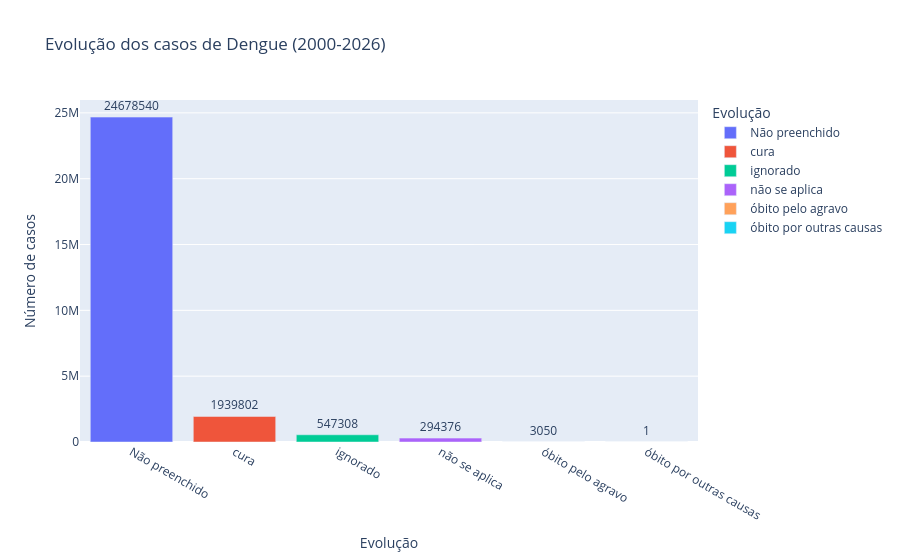

Notebook code cell kept with this figure:
### Code cell
# Contagem dos resultados
evolucao_counts = (
    df_evolucao["CON_EVOLUC"]
    .value_counts()
    .reset_index()
)

evolucao_counts.columns = ["Evolução", "Contagem"]

fig = px.bar(
    evolucao_counts,
    x="Evolução",
    y="Contagem",
    text="Contagem",
    title="Evolução dos casos de Dengue (2000-2026)",
    labels={
        "Contagem": "Número de casos",
        "Evolução": "Evolução"
    },
    color="Evolução"
)

fig.update_traces(textposition="outside")

fig.show()

### Figure 1 — Plotly figure (JSON) as saved in the notebook; plotly's stock layout.template omitted (floating-point values rounded to 4 significant figures)
{"data": [{"hovertemplate": "Evolução=%{x}<br>Número de casos=%{text}<extra></extra>", "legendgroup": "Não preenchido", "marker": {"color": "#636efa", "pattern": {"shape": ""}}, "name": "Não preenchido", "orientation": "v", "showlegend": true, "text": [24680000.0], "textposition": "outside", "type": "bar", "x": ["Não preenchido"], "xaxis": "x", "y": [24678540], "yaxis": "y"}, {"hovertemplate": "Evolução=%{x}<br>Número de casos=%{text}<extra></extra>", "legendgroup": "cura", "marker": {"color": "#EF553B", "pattern": {"shape": ""}}, "name": "cura", "orientation": "v", "showlegend": true, "text": [1940000.0], "textposition": "outside", "type": "bar", "x": ["cura"], "xaxis": "x", "y": [1939802], "yaxis": "y"}, {"hovertemplate": "Evolução=%{x}<br>Número de casos=%{text}<extra></extra>", "legendgroup": "ignorado", "marker": {"color": "#00cc96", "pattern": {"shape": ""}}, "name": "ignorado", "orientation": "v", "showlegend": true, "text": [547300.0], "textposition": "outside", "type": "bar", "x": ["ignorado"], "xaxis": "x", "y": [547308], "yaxis": "y"}, {"hovertemplate": "Evolução=%{x}<br>Número de casos=%{text}<extra></extra>", "legendgroup": "não se aplica", "marker": {"color": "#ab63fa", "pattern": {"shape": ""}}, "name": "não se aplica", "orientation": "v", "showlegend": true, "text": [294400.0], "textposition": "outside", "type": "bar", "x": ["não se aplica"], "xaxis": "x", "y": [294376], "yaxis": "y"}, {"hovertemplate": "Evolução=%{x}<br>Número de casos=%{text}<extra></extra>", "legendgroup": "óbito pelo agravo", "marker": {"color": "#FFA15A", "pattern": {"shape": ""}}, "name": "óbito pelo agravo", "orientation": "v", "showlegend": true, "text": [3050.0], "textposition": "outside", "type": "bar", "x": ["óbito pelo agravo"], "xaxis": "x", "y": [3050], "yaxis": "y"}, {"hovertemplate": "Evolução=%{x}<br>Número de casos=%{text}<extra></extra>", "legendgroup": "óbito por outras causas", "marker": {"color": "#19d3f3", "pattern": {"shape": ""}}, "name": "óbito por outras causas", "orientation": "v", "showlegend": true, "text": [1.0], "textposition": "outside", "type": "bar", "x": ["óbito por outras causas"], "xaxis": "x", "y": [1], "yaxis": "y"}], "layout": {"barmode": "relative", "legend": {"title": {"text": "Evolução"}, "tracegroupgap": 0}, "title": {"text": "Evolução dos casos de Dengue (2000-2026)"}, "xaxis": {"anchor": "y", "categoryarray": ["Não preenchido", "cura", "ignorado", "não se aplica", "óbito pelo agravo", "óbito por outras causas"], "categoryorder": "array", "domain": [0, 1], "title": {"text": "Evolução"}}, "yaxis": {"anchor": "x", "domain": [0, 1], "title": {"text": "Número de casos"}}}}
